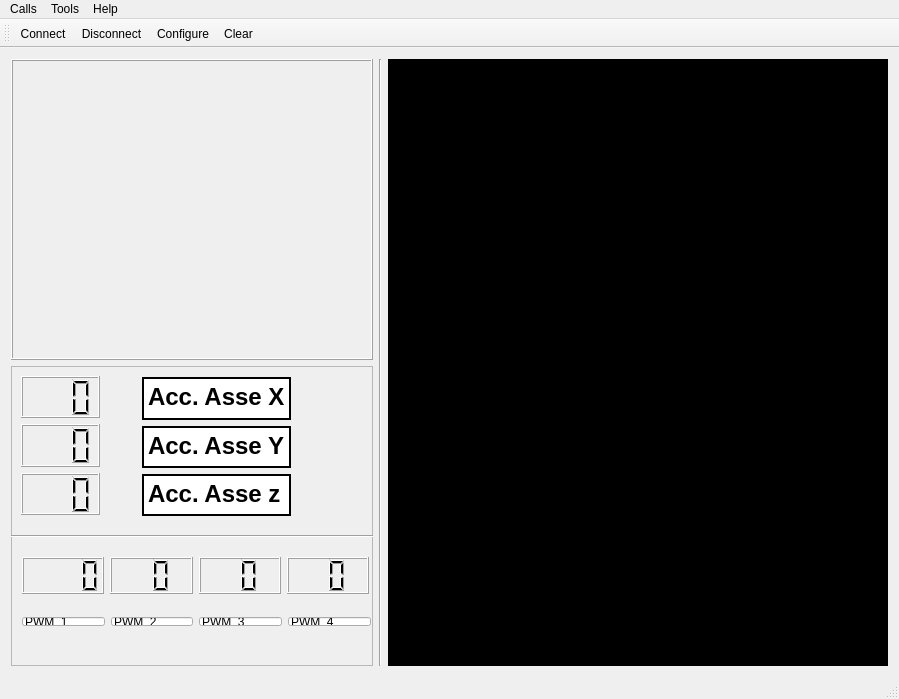
<?xml version="1.0" encoding="UTF-8"?>
<ui version="4.0">
 <class>MainWindow</class>
 <widget class="QMainWindow" name="MainWindow">
  <property name="geometry">
   <rect>
    <x>0</x>
    <y>0</y>
    <width>899</width>
    <height>699</height>
   </rect>
  </property>
  <property name="windowTitle">
   <string>Simple Terminal</string>
  </property>
  <widget class="QWidget" name="centralWidget">
   <layout class="QGridLayout" name="gridLayout">
    <item row="0" column="1" rowspan="2">
     <widget class="Line" name="line">
      <property name="orientation">
       <enum>Qt::Vertical</enum>
      </property>
     </widget>
    </item>
    <item row="0" column="0">
     <widget class="QFrame" name="SerialFrame">
      <property name="sizePolicy">
       <sizepolicy hsizetype="Minimum" vsizetype="Minimum">
        <horstretch>0</horstretch>
        <verstretch>0</verstretch>
       </sizepolicy>
      </property>
      <property name="minimumSize">
       <size>
        <width>200</width>
        <height>100</height>
       </size>
      </property>
      <property name="autoFillBackground">
       <bool>false</bool>
      </property>
      <property name="frameShape">
       <enum>QFrame::Box</enum>
      </property>
      <property name="frameShadow">
       <enum>QFrame::Raised</enum>
      </property>
      <property name="lineWidth">
       <number>1</number>
      </property>
      <property name="midLineWidth">
       <number>0</number>
      </property>
      <widget class="QWidget" name="verticalLayoutWidget">
       <property name="geometry">
        <rect>
         <x>-1</x>
         <y>-1</y>
         <width>371</width>
         <height>301</height>
        </rect>
       </property>
       <layout class="QVBoxLayout" name="SerialLeyout">
        <property name="sizeConstraint">
         <enum>QLayout::SetMaximumSize</enum>
        </property>
       </layout>
      </widget>
     </widget>
    </item>
    <item row="0" column="2" rowspan="2">
     <widget class="QFrame" name="cubeFrame">
      <property name="sizePolicy">
       <sizepolicy hsizetype="Preferred" vsizetype="Preferred">
        <horstretch>0</horstretch>
        <verstretch>0</verstretch>
       </sizepolicy>
      </property>
      <property name="minimumSize">
       <size>
        <width>500</width>
        <height>500</height>
       </size>
      </property>
      <property name="styleSheet">
       <string notr="true">background-color: rgb(0, 0, 0);</string>
      </property>
      <property name="frameShape">
       <enum>QFrame::Box</enum>
      </property>
      <property name="frameShadow">
       <enum>QFrame::Raised</enum>
      </property>
      <property name="lineWidth">
       <number>3</number>
      </property>
     </widget>
    </item>
    <item row="1" column="0">
     <widget class="QFrame" name="graphFrame">
      <property name="frameShape">
       <enum>QFrame::StyledPanel</enum>
      </property>
      <property name="frameShadow">
       <enum>QFrame::Raised</enum>
      </property>
      <widget class="QWidget" name="verticalLayoutWidget_2">
       <property name="geometry">
        <rect>
         <x>-1</x>
         <y>-1</y>
         <width>101</width>
         <height>161</height>
        </rect>
       </property>
       <layout class="QVBoxLayout" name="verticalLayout">
        <item>
         <widget class="QLCDNumber" name="accx">
          <property name="digitCount">
           <number>3</number>
          </property>
         </widget>
        </item>
        <item>
         <widget class="QLCDNumber" name="accy">
          <property name="smallDecimalPoint">
           <bool>false</bool>
          </property>
          <property name="digitCount">
           <number>3</number>
          </property>
         </widget>
        </item>
        <item>
         <widget class="QLCDNumber" name="accz">
          <property name="digitCount">
           <number>3</number>
          </property>
         </widget>
        </item>
       </layout>
      </widget>
      <widget class="QWidget" name="verticalLayoutWidget_3">
       <property name="geometry">
        <rect>
         <x>120</x>
         <y>0</y>
         <width>171</width>
         <height>161</height>
        </rect>
       </property>
       <layout class="QVBoxLayout" name="verticalLayout_2">
        <property name="sizeConstraint">
         <enum>QLayout::SetDefaultConstraint</enum>
        </property>
        <item>
         <widget class="QPlainTextEdit" name="plainTextEdit">
          <property name="enabled">
           <bool>true</bool>
          </property>
          <property name="font">
           <font>
            <family>Tahoma</family>
            <pointsize>18</pointsize>
            <weight>75</weight>
            <bold>true</bold>
           </font>
          </property>
          <property name="frameShape">
           <enum>QFrame::WinPanel</enum>
          </property>
          <property name="frameShadow">
           <enum>QFrame::Plain</enum>
          </property>
          <property name="lineWidth">
           <number>1</number>
          </property>
          <property name="midLineWidth">
           <number>0</number>
          </property>
          <property name="readOnly">
           <bool>true</bool>
          </property>
          <property name="plainText">
           <string>Acc. Asse X</string>
          </property>
          <property name="backgroundVisible">
           <bool>false</bool>
          </property>
          <property name="centerOnScroll">
           <bool>true</bool>
          </property>
         </widget>
        </item>
        <item>
         <widget class="QPlainTextEdit" name="plainTextEdit_3">
          <property name="font">
           <font>
            <family>Tahoma</family>
            <pointsize>18</pointsize>
            <weight>75</weight>
            <bold>true</bold>
           </font>
          </property>
          <property name="frameShape">
           <enum>QFrame::WinPanel</enum>
          </property>
          <property name="frameShadow">
           <enum>QFrame::Plain</enum>
          </property>
          <property name="readOnly">
           <bool>true</bool>
          </property>
          <property name="plainText">
           <string>Acc. Asse Y</string>
          </property>
          <property name="centerOnScroll">
           <bool>true</bool>
          </property>
         </widget>
        </item>
        <item>
         <widget class="QPlainTextEdit" name="plainTextEdit_2">
          <property name="font">
           <font>
            <family>Tahoma</family>
            <pointsize>18</pointsize>
            <weight>75</weight>
            <bold>true</bold>
           </font>
          </property>
          <property name="frameShape">
           <enum>QFrame::WinPanel</enum>
          </property>
          <property name="frameShadow">
           <enum>QFrame::Plain</enum>
          </property>
          <property name="readOnly">
           <bool>true</bool>
          </property>
          <property name="plainText">
           <string>Acc. Asse z</string>
          </property>
          <property name="centerOnScroll">
           <bool>true</bool>
          </property>
         </widget>
        </item>
       </layout>
      </widget>
      <widget class="QWidget" name="horizontalLayoutWidget">
       <property name="geometry">
        <rect>
         <x>0</x>
         <y>180</y>
         <width>369</width>
         <height>59</height>
        </rect>
       </property>
       <layout class="QHBoxLayout" name="horizontalLayout">
        <item>
         <widget class="QLCDNumber" name="pwm_1">
          <property name="digitCount">
           <number>4</number>
          </property>
         </widget>
        </item>
        <item>
         <widget class="QLCDNumber" name="pwm_2">
          <property name="digitCount">
           <number>2</number>
          </property>
         </widget>
        </item>
        <item>
         <widget class="QLCDNumber" name="pwm_3">
          <property name="digitCount">
           <number>2</number>
          </property>
         </widget>
        </item>
        <item>
         <widget class="QLCDNumber" name="pwm_4">
          <property name="digitCount">
           <number>2</number>
          </property>
         </widget>
        </item>
       </layout>
      </widget>
      <widget class="QWidget" name="horizontalLayoutWidget_2">
       <property name="geometry">
        <rect>
         <x>0</x>
         <y>240</y>
         <width>371</width>
         <height>31</height>
        </rect>
       </property>
       <layout class="QHBoxLayout" name="horizontalLayout_2">
        <item>
         <widget class="QLineEdit" name="lineEdit_4">
          <property name="layoutDirection">
           <enum>Qt::RightToLeft</enum>
          </property>
          <property name="text">
           <string>PWM_1</string>
          </property>
         </widget>
        </item>
        <item>
         <widget class="QLineEdit" name="lineEdit_3">
          <property name="layoutDirection">
           <enum>Qt::RightToLeft</enum>
          </property>
          <property name="text">
           <string>PWM_2</string>
          </property>
         </widget>
        </item>
        <item>
         <widget class="QLineEdit" name="lineEdit_2">
          <property name="layoutDirection">
           <enum>Qt::RightToLeft</enum>
          </property>
          <property name="text">
           <string>PWM_3</string>
          </property>
         </widget>
        </item>
        <item>
         <widget class="QLineEdit" name="lineEdit">
          <property name="layoutDirection">
           <enum>Qt::RightToLeft</enum>
          </property>
          <property name="text">
           <string>PWM_4</string>
          </property>
         </widget>
        </item>
       </layout>
      </widget>
      <widget class="Line" name="line_2">
       <property name="geometry">
        <rect>
         <x>0</x>
         <y>160</y>
         <width>371</width>
         <height>20</height>
        </rect>
       </property>
       <property name="orientation">
        <enum>Qt::Horizontal</enum>
       </property>
      </widget>
     </widget>
    </item>
   </layout>
  </widget>
  <widget class="QMenuBar" name="menuBar">
   <property name="geometry">
    <rect>
     <x>0</x>
     <y>0</y>
     <width>899</width>
     <height>21</height>
    </rect>
   </property>
   <widget class="QMenu" name="menuCalls">
    <property name="title">
     <string>Calls</string>
    </property>
    <addaction name="actionConnect"/>
    <addaction name="actionDisconnect"/>
    <addaction name="separator"/>
    <addaction name="actionQuit"/>
   </widget>
   <widget class="QMenu" name="menuTools">
    <property name="title">
     <string>Tools</string>
    </property>
    <addaction name="actionConfigure"/>
    <addaction name="actionClear"/>
   </widget>
   <widget class="QMenu" name="menuHelp">
    <property name="title">
     <string>Help</string>
    </property>
    <addaction name="actionAbout"/>
    <addaction name="actionAboutQt"/>
   </widget>
   <addaction name="menuCalls"/>
   <addaction name="menuTools"/>
   <addaction name="menuHelp"/>
  </widget>
  <widget class="QToolBar" name="mainToolBar">
   <attribute name="toolBarArea">
    <enum>TopToolBarArea</enum>
   </attribute>
   <attribute name="toolBarBreak">
    <bool>false</bool>
   </attribute>
   <addaction name="actionConnect"/>
   <addaction name="actionDisconnect"/>
   <addaction name="actionConfigure"/>
   <addaction name="actionClear"/>
  </widget>
  <widget class="QStatusBar" name="statusBar"/>
  <action name="actionAbout">
   <property name="text">
    <string>&amp;About</string>
   </property>
   <property name="toolTip">
    <string>About program</string>
   </property>
   <property name="shortcut">
    <string>Alt+A</string>
   </property>
  </action>
  <action name="actionAboutQt">
   <property name="text">
    <string>About Qt</string>
   </property>
  </action>
  <action name="actionConnect">
   <property name="icon">
    <iconset resource="terminal.qrc">
     <normaloff>:/images/connect.png</normaloff>:/images/connect.png</iconset>
   </property>
   <property name="text">
    <string>C&amp;onnect</string>
   </property>
   <property name="toolTip">
    <string>Connect to serial port</string>
   </property>
   <property name="shortcut">
    <string>Ctrl+O</string>
   </property>
  </action>
  <action name="actionDisconnect">
   <property name="icon">
    <iconset resource="terminal.qrc">
     <normaloff>:/images/disconnect.png</normaloff>:/images/disconnect.png</iconset>
   </property>
   <property name="text">
    <string>&amp;Disconnect</string>
   </property>
   <property name="toolTip">
    <string>Disconnect from serial port</string>
   </property>
   <property name="shortcut">
    <string>Ctrl+D</string>
   </property>
  </action>
  <action name="actionConfigure">
   <property name="icon">
    <iconset resource="terminal.qrc">
     <normaloff>:/images/settings.png</normaloff>:/images/settings.png</iconset>
   </property>
   <property name="text">
    <string>&amp;Configure</string>
   </property>
   <property name="toolTip">
    <string>Configure serial port</string>
   </property>
   <property name="shortcut">
    <string>Alt+C</string>
   </property>
  </action>
  <action name="actionClear">
   <property name="icon">
    <iconset resource="terminal.qrc">
     <normaloff>:/images/clear.png</normaloff>:/images/clear.png</iconset>
   </property>
   <property name="text">
    <string>C&amp;lear</string>
   </property>
   <property name="toolTip">
    <string>Clear data</string>
   </property>
   <property name="shortcut">
    <string>Alt+L</string>
   </property>
  </action>
  <action name="actionQuit">
   <property name="icon">
    <iconset resource="terminal.qrc">
     <normaloff>:/images/application-exit.png</normaloff>:/images/application-exit.png</iconset>
   </property>
   <property name="text">
    <string>&amp;Quit</string>
   </property>
   <property name="shortcut">
    <string>Ctrl+Q</string>
   </property>
  </action>
 </widget>
 <layoutdefault spacing="6" margin="11"/>
 <resources>
  <include location="terminal.qrc"/>
 </resources>
 <connections/>
</ui>
